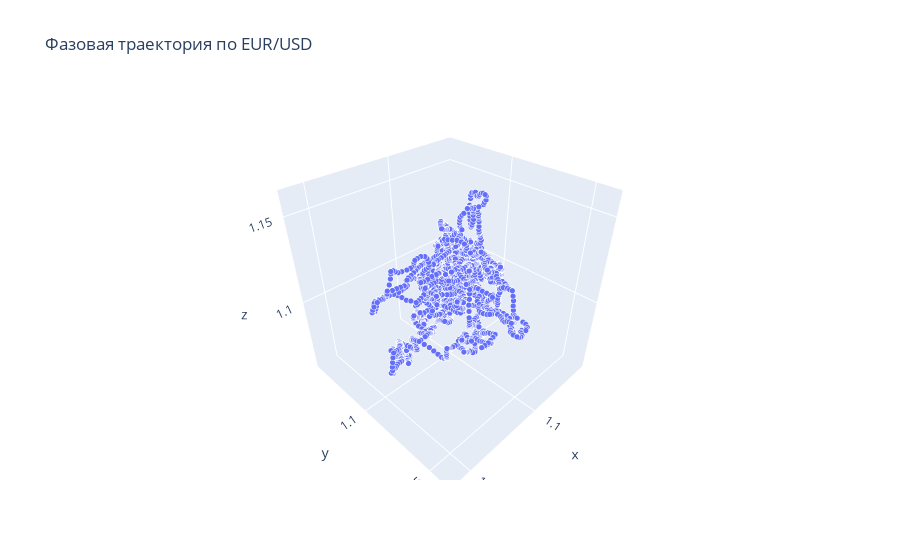

This figure's notebook cell:
### Code cell
trace1 = go.Scatter3d(
    x=phase_space[0],
    y=phase_space[1],
    z=phase_space[2],
    mode='markers',
    marker=dict(
        size=2,
        line=dict(
            color='rgba(255, 255, 255, 200)',
            width=0.3
        )
    )
)

data = [trace1]

layout = dict(title = 'Фазовая траектория по EUR/USD',
              yaxis = dict(title = 'Цена'),
              plot_bgcolor='rgba(100,0,0,0)',
              )


fig = dict(data=data, layout=layout)
py.iplot(fig)

### Figure 1 — Plotly figure (JSON) as saved in the notebook; plotly's stock layout.template omitted (floating-point values rounded to 4 significant figures; data arrays with more than 128 entries replaced by an {"elided": "..."} marker saying what was removed)
{"data": [{"marker": {"line": {"color": "rgba(255, 255, 255, 200)", "width": 0.3}, "size": 2}, "mode": "markers", "type": "scatter3d", "x": {"elided": "3600 float values"}, "y": {"elided": "3600 float values"}, "z": {"elided": "3600 float values"}}], "layout": {"plot_bgcolor": "rgba(100,0,0,0)", "title": {"text": "Фазовая траектория по EUR/USD"}, "yaxis": {"title": {"text": "Цена"}}}}
